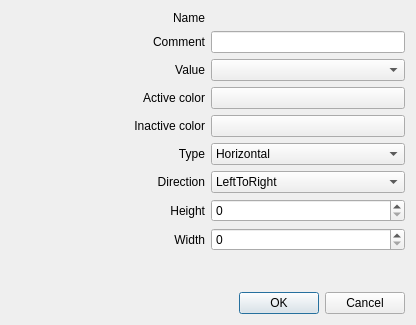
<?xml version="1.0" encoding="UTF-8"?>
<ui version="4.0">
 <class>GraphicalItem</class>
 <widget class="QDialog" name="GraphicalItem">
  <property name="geometry">
   <rect>
    <x>0</x>
    <y>0</y>
    <width>416</width>
    <height>325</height>
   </rect>
  </property>
  <property name="windowTitle">
   <string>Configuration</string>
  </property>
  <layout class="QVBoxLayout" name="verticalLayout">
   <item>
    <layout class="QHBoxLayout" name="layout_name">
     <item>
      <widget class="QLabel" name="label_name">
       <property name="text">
        <string>Name</string>
       </property>
       <property name="alignment">
        <set>Qt::AlignRight|Qt::AlignTrailing|Qt::AlignVCenter</set>
       </property>
      </widget>
     </item>
     <item>
      <widget class="QLabel" name="label_nameValue">
       <property name="text">
        <string/>
       </property>
      </widget>
     </item>
    </layout>
   </item>
   <item>
    <layout class="QHBoxLayout" name="layout_comment">
     <item>
      <widget class="QLabel" name="label_comment">
       <property name="sizePolicy">
        <sizepolicy hsizetype="Expanding" vsizetype="Preferred">
         <horstretch>0</horstretch>
         <verstretch>0</verstretch>
        </sizepolicy>
       </property>
       <property name="text">
        <string>Comment</string>
       </property>
       <property name="alignment">
        <set>Qt::AlignRight|Qt::AlignTrailing|Qt::AlignVCenter</set>
       </property>
      </widget>
     </item>
     <item>
      <widget class="QLineEdit" name="lineEdit_comment"/>
     </item>
    </layout>
   </item>
   <item>
    <layout class="QHBoxLayout" name="layout_value">
     <item>
      <widget class="QLabel" name="label_value">
       <property name="text">
        <string>Value</string>
       </property>
       <property name="alignment">
        <set>Qt::AlignRight|Qt::AlignTrailing|Qt::AlignVCenter</set>
       </property>
      </widget>
     </item>
     <item>
      <widget class="QComboBox" name="comboBox_value">
       <property name="editable">
        <bool>false</bool>
       </property>
      </widget>
     </item>
    </layout>
   </item>
   <item>
    <layout class="QHBoxLayout" name="layout_activeColor">
     <item>
      <widget class="QLabel" name="label_activeColor">
       <property name="text">
        <string>Active color</string>
       </property>
       <property name="alignment">
        <set>Qt::AlignRight|Qt::AlignTrailing|Qt::AlignVCenter</set>
       </property>
      </widget>
     </item>
     <item>
      <widget class="QPushButton" name="pushButton_activeColor">
       <property name="text">
        <string notr="true"/>
       </property>
      </widget>
     </item>
    </layout>
   </item>
   <item>
    <layout class="QHBoxLayout" name="layout_inactiveColor">
     <item>
      <widget class="QLabel" name="label_inactiveColor">
       <property name="text">
        <string>Inactive color</string>
       </property>
       <property name="alignment">
        <set>Qt::AlignRight|Qt::AlignTrailing|Qt::AlignVCenter</set>
       </property>
      </widget>
     </item>
     <item>
      <widget class="QPushButton" name="pushButton_inactiveColor">
       <property name="text">
        <string notr="true"/>
       </property>
      </widget>
     </item>
    </layout>
   </item>
   <item>
    <layout class="QHBoxLayout" name="layout_type">
     <item>
      <widget class="QLabel" name="label_type">
       <property name="text">
        <string>Type</string>
       </property>
       <property name="alignment">
        <set>Qt::AlignRight|Qt::AlignTrailing|Qt::AlignVCenter</set>
       </property>
      </widget>
     </item>
     <item>
      <widget class="QComboBox" name="comboBox_type">
       <item>
        <property name="text">
         <string notr="true">Horizontal</string>
        </property>
       </item>
       <item>
        <property name="text">
         <string notr="true">Vertical</string>
        </property>
       </item>
       <item>
        <property name="text">
         <string notr="true">Circle</string>
        </property>
       </item>
      </widget>
     </item>
    </layout>
   </item>
   <item>
    <layout class="QHBoxLayout" name="layout_direction">
     <item>
      <widget class="QLabel" name="label_direction">
       <property name="text">
        <string>Direction</string>
       </property>
       <property name="alignment">
        <set>Qt::AlignRight|Qt::AlignTrailing|Qt::AlignVCenter</set>
       </property>
      </widget>
     </item>
     <item>
      <widget class="QComboBox" name="comboBox_direction">
       <item>
        <property name="text">
         <string notr="true">LeftToRight</string>
        </property>
       </item>
       <item>
        <property name="text">
         <string notr="true">RightToLeft</string>
        </property>
       </item>
      </widget>
     </item>
    </layout>
   </item>
   <item>
    <layout class="QHBoxLayout" name="layout_height">
     <item>
      <widget class="QLabel" name="label_height">
       <property name="text">
        <string>Height</string>
       </property>
       <property name="alignment">
        <set>Qt::AlignRight|Qt::AlignTrailing|Qt::AlignVCenter</set>
       </property>
      </widget>
     </item>
     <item>
      <widget class="QSpinBox" name="spinBox_height">
       <property name="maximum">
        <number>2000</number>
       </property>
       <property name="singleStep">
        <number>25</number>
       </property>
      </widget>
     </item>
    </layout>
   </item>
   <item>
    <layout class="QHBoxLayout" name="layout_width">
     <item>
      <widget class="QLabel" name="label_width">
       <property name="text">
        <string>Width</string>
       </property>
       <property name="alignment">
        <set>Qt::AlignRight|Qt::AlignTrailing|Qt::AlignVCenter</set>
       </property>
      </widget>
     </item>
     <item>
      <widget class="QSpinBox" name="spinBox_width">
       <property name="maximum">
        <number>2000</number>
       </property>
       <property name="singleStep">
        <number>25</number>
       </property>
      </widget>
     </item>
    </layout>
   </item>
   <item>
    <spacer name="verticalSpacer">
     <property name="orientation">
      <enum>Qt::Vertical</enum>
     </property>
     <property name="sizeHint" stdset="0">
      <size>
       <width>20</width>
       <height>40</height>
      </size>
     </property>
    </spacer>
   </item>
   <item>
    <widget class="QDialogButtonBox" name="buttonBox">
     <property name="orientation">
      <enum>Qt::Horizontal</enum>
     </property>
     <property name="standardButtons">
      <set>QDialogButtonBox::Cancel|QDialogButtonBox::Ok</set>
     </property>
    </widget>
   </item>
  </layout>
 </widget>
 <resources/>
 <connections>
  <connection>
   <sender>buttonBox</sender>
   <signal>accepted()</signal>
   <receiver>GraphicalItem</receiver>
   <slot>accept()</slot>
   <hints>
    <hint type="sourcelabel">
     <x>248</x>
     <y>254</y>
    </hint>
    <hint type="destinationlabel">
     <x>157</x>
     <y>274</y>
    </hint>
   </hints>
  </connection>
  <connection>
   <sender>buttonBox</sender>
   <signal>rejected()</signal>
   <receiver>GraphicalItem</receiver>
   <slot>reject()</slot>
   <hints>
    <hint type="sourcelabel">
     <x>316</x>
     <y>260</y>
    </hint>
    <hint type="destinationlabel">
     <x>286</x>
     <y>274</y>
    </hint>
   </hints>
  </connection>
 </connections>
</ui>
